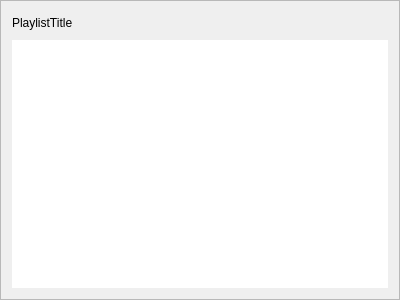
<?xml version="1.0" encoding="UTF-8"?>
<ui version="4.0">
 <class>Frame</class>
 <widget class="QFrame" name="Frame">
  <property name="windowModality">
   <enum>Qt::WindowModal</enum>
  </property>
  <property name="geometry">
   <rect>
    <x>0</x>
    <y>0</y>
    <width>400</width>
    <height>300</height>
   </rect>
  </property>
  <property name="windowTitle">
   <string>Frame</string>
  </property>
  <property name="frameShape">
   <enum>QFrame::StyledPanel</enum>
  </property>
  <property name="frameShadow">
   <enum>QFrame::Raised</enum>
  </property>
  <property name="lineWidth">
   <number>4</number>
  </property>
  <layout class="QVBoxLayout" name="verticalLayout">
   <item>
    <layout class="QHBoxLayout" name="horizontalLayout_2">
     <item>
      <widget class="QLabel" name="playlist_title">
       <property name="text">
        <string>PlaylistTitle</string>
       </property>
      </widget>
     </item>
     <item>
      <spacer name="horizontalSpacer">
       <property name="orientation">
        <enum>Qt::Horizontal</enum>
       </property>
       <property name="sizeHint" stdset="0">
        <size>
         <width>40</width>
         <height>20</height>
        </size>
       </property>
      </spacer>
     </item>
     <item>
      <layout class="QHBoxLayout" name="horizontalLayout">
       <item>
        <widget class="QPushButton" name="playlist_lock">
         <property name="text">
          <string/>
         </property>
         <property name="icon">
          <iconset theme="lock">
           <normaloff>.</normaloff>.</iconset>
         </property>
         <property name="checkable">
          <bool>true</bool>
         </property>
         <property name="flat">
          <bool>true</bool>
         </property>
        </widget>
       </item>
       <item>
        <widget class="QPushButton" name="playlist_destroy">
         <property name="text">
          <string/>
         </property>
         <property name="icon">
          <iconset theme="dialog-close">
           <normaloff>.</normaloff>.</iconset>
         </property>
         <property name="flat">
          <bool>true</bool>
         </property>
        </widget>
       </item>
      </layout>
     </item>
    </layout>
   </item>
   <item>
    <widget class="QTableView" name="playlist_table">
     <property name="focusPolicy">
      <enum>Qt::NoFocus</enum>
     </property>
     <property name="contextMenuPolicy">
      <enum>Qt::CustomContextMenu</enum>
     </property>
     <property name="frameShape">
      <enum>QFrame::NoFrame</enum>
     </property>
     <property name="horizontalScrollBarPolicy">
      <enum>Qt::ScrollBarAlwaysOff</enum>
     </property>
     <property name="sizeAdjustPolicy">
      <enum>QAbstractScrollArea::AdjustToContents</enum>
     </property>
     <property name="autoScrollMargin">
      <number>0</number>
     </property>
     <property name="showDropIndicator" stdset="0">
      <bool>false</bool>
     </property>
     <property name="dragDropOverwriteMode">
      <bool>true</bool>
     </property>
     <property name="selectionMode">
      <enum>QAbstractItemView::NoSelection</enum>
     </property>
     <property name="selectionBehavior">
      <enum>QAbstractItemView::SelectRows</enum>
     </property>
     <property name="textElideMode">
      <enum>Qt::ElideLeft</enum>
     </property>
     <property name="showGrid">
      <bool>false</bool>
     </property>
     <property name="sortingEnabled">
      <bool>true</bool>
     </property>
     <property name="wordWrap">
      <bool>true</bool>
     </property>
     <property name="cornerButtonEnabled">
      <bool>false</bool>
     </property>
     <attribute name="horizontalHeaderCascadingSectionResizes">
      <bool>true</bool>
     </attribute>
     <attribute name="horizontalHeaderStretchLastSection">
      <bool>true</bool>
     </attribute>
     <attribute name="verticalHeaderVisible">
      <bool>false</bool>
     </attribute>
     <attribute name="verticalHeaderMinimumSectionSize">
      <number>20</number>
     </attribute>
     <attribute name="verticalHeaderDefaultSectionSize">
      <number>24</number>
     </attribute>
     <attribute name="verticalHeaderHighlightSections">
      <bool>false</bool>
     </attribute>
    </widget>
   </item>
  </layout>
 </widget>
 <resources/>
 <connections/>
</ui>
